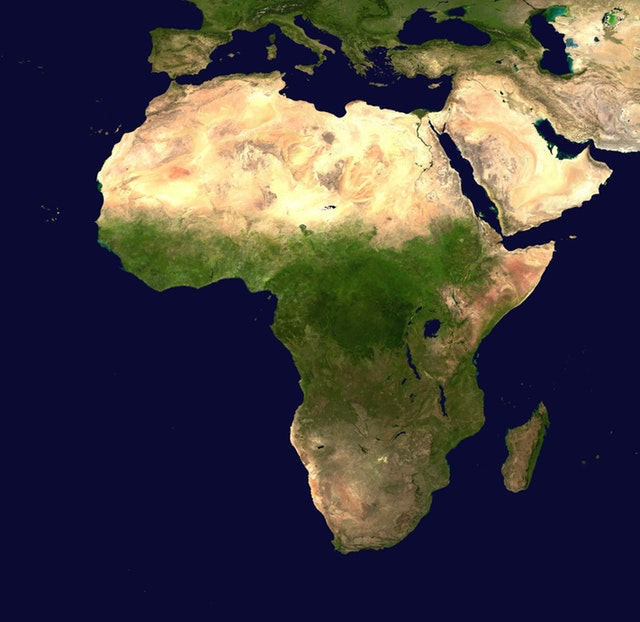
#> input picture contour/map.jpg, 640 x 622 px, found by its file name
$ python convex_hull2.py
#> lines starting #> are read from the running program, lines starting #| are printed output that depends on the picture; after the words box and inside, x2 and y2 are one past the last pixel; in counts of white or black regions, pixels touching at a corner belong together
# here we made the background color of the map we have black and we painted the shapes on the map blue.
# After , we determined the bends by drawing lines on the outer bend parts and revealed the outer bend shape.
import cv2
import numpy as np

img = cv2.imread("C:\PycharmProjects\Opencv\Kontur\map.jpg")
#> img is the input picture: shape (622, 640, 3); mean B, G, R 66.4, 64, 68.6

gray = cv2.cvtColor(img, cv2.COLOR_BGR2GRAY)
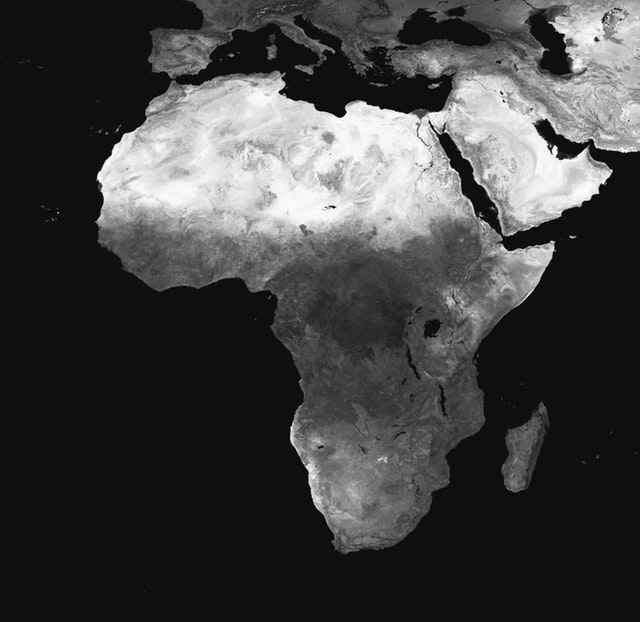
#> gray: shape (622, 640); min 1, max 253, mean 65.7
blur = cv2.blur(gray, (3,3))
ret,thresh = cv2.threshold(blur, 40, 225, cv2.THRESH_BINARY)
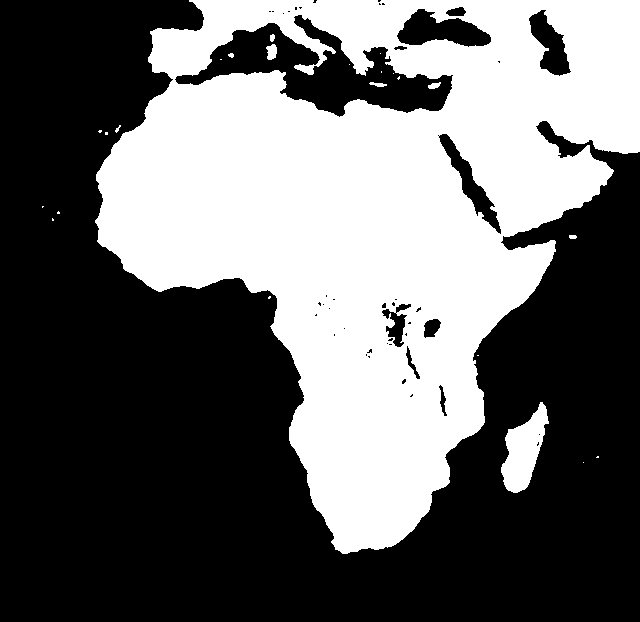
#> thresh: shape (622, 640); values 0 (black) and 225 (white), 41.2% white; 24 white regions (15 under 20 px)

contours, hierarchy = cv2.findContours(thresh, cv2.RETR_TREE, cv2.CHAIN_APPROX_SIMPLE)
#> contours = 69 contours, 50 with area under 20; largest, box (x1, y1, x2, y2) and area: (95, 0, 640, 554) 177440, (174, 14, 454, 118) 11646, (501, 402, 549, 493) 2249, (396, 8, 492, 48) 2191, (438, 133, 502, 235) 1526

hull = [] # We made an empty hull array to keep the convex hull points, and we'll throw it in as we find it,

for i in range(len(contours)):
    hull.append(cv2.convexHull(contours[i], False)) # returns the index where the value is found because it is false here; if true, it returns the value itself.
#> this loop made 69 passes
#> after the loop, hull = 69 contours, 48 with area under 20; largest, box (x1, y1, x2, y2) and area: (95, 0, 640, 554) 209284, (174, 14, 454, 118) 18006, (501, 402, 549, 493) 2616, (396, 8, 492, 48) 2596, (438, 133, 502, 235) 1918
    # here is a concept called return points in front of false. return points optional

bg = np.zeros((thresh.shape[0], thresh.shape[1], 3), np.uint8)

for i in range(len(contours)):
    cv2.drawContours(bg, contours, i, (255, 0, 0), 3, 8, hierarchy)
    # first we entered what to draw the drawing on, then we entered the contours points to draw on bg -->
    # then we entered the index of each conoturs, then we entered the color, then we entered the thickness of the drawing, the linetype, and finally we entered the hierarchy
    cv2.drawContours(bg, hull, i, (0, 255, 0), 1, 8)
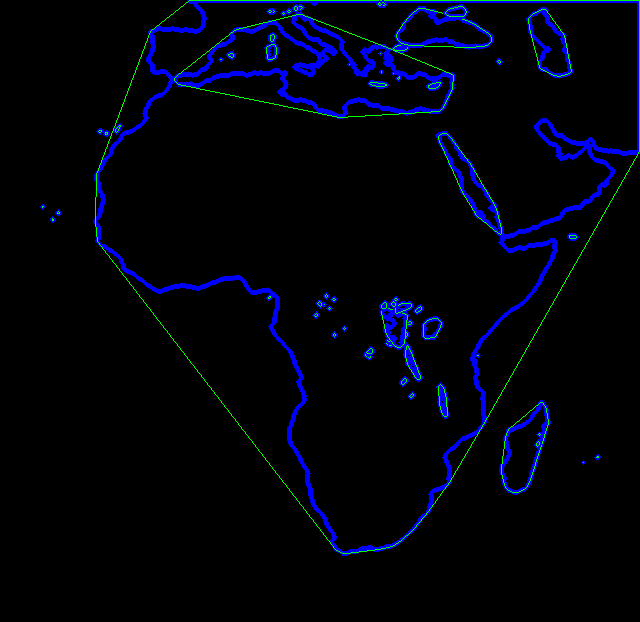
#> bg: shape (622, 640, 3); mean of channels 0, 1, 2 12.8, 2.4, 0; drawn as B, G, R

cv2.imshow("image",bg)
cv2.waitKey(0)
cv2.destroyAllWindows()
